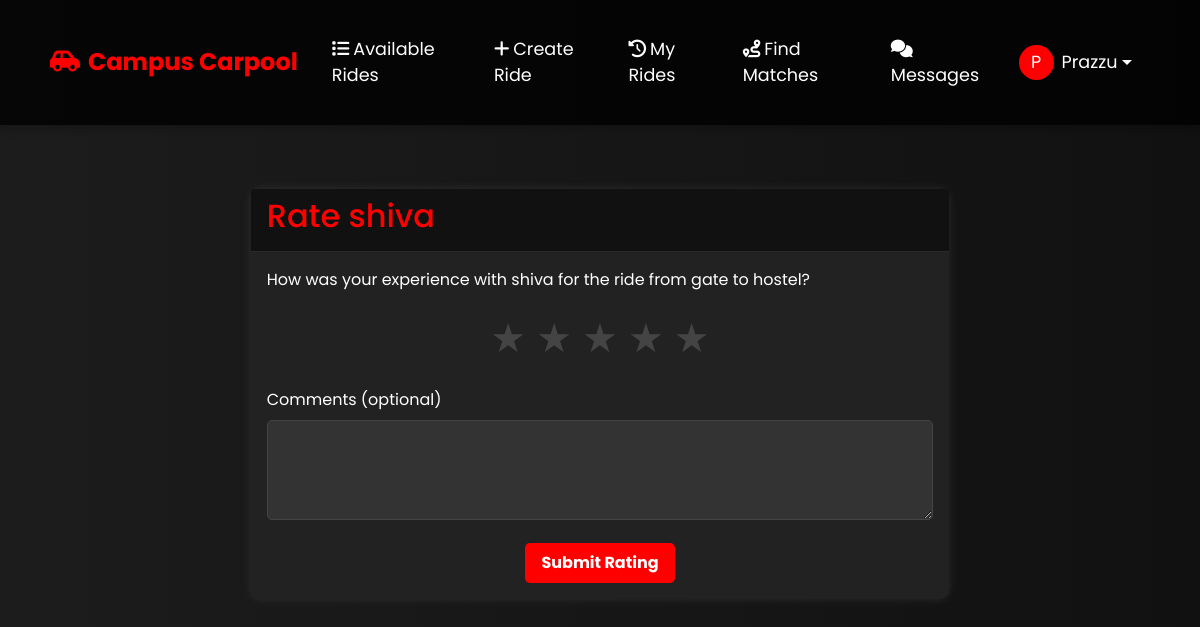
Page /rate/1/1/ (signed in) on the committed database.
### accounts/models.py (models this page shows)
class CustomUser(AbstractUser):
    email_verified = models.BooleanField(default=False)
    campus_email = models.EmailField(unique=True)
    phone_number = models.CharField(max_length=15, blank=True)
    otp = models.CharField(max_length=6, null=True, blank=True)
    otp_created_at = models.DateTimeField(null=True, blank=True)
    home_address = models.CharField(max_length=255, blank=True)
    preferred_pickup_time = models.TimeField(null=True, blank=True)
    preferred_return_time = models.TimeField(null=True, blank=True)
    max_deviation_minutes = models.IntegerField(default=15)  # Maximum acceptable time deviation
    groups = models.ManyToManyField(
        'auth.Group',
        related_name='custom_user_set',
        blank=True,
        help_text='The groups this user belongs to.',
        verbose_name='groups',
    )
    user_permissions = models.ManyToManyField(
        'auth.Permission',
        related_name='custom_user_set',
        blank=True,
        help_text='Specific permissions for this user.',
        verbose_name='user permissions',
    )

### rides/models.py (models this page shows, shortened)
class Ride(models.Model):
    driver = models.ForeignKey(settings.AUTH_USER_MODEL, on_delete=models.CASCADE, related_name='rides_offered')
    start_point = models.CharField(max_length=200)
    end_point = models.CharField(max_length=200)
    departure_time = models.DateTimeField()
    seats_available = models.IntegerField()
    created_at = models.DateTimeField(auto_now_add=True)

### rides/views.py (the view, shortened to what this page needs)
# urls.py: path('rate/<int:ride_id>/<int:user_id>/', views.rate_user, name='rate_user'),
@login_required
def rate_user(request, ride_id, user_id):
    from django.contrib.auth import get_user_model
    from django.contrib import messages
    User = get_user_model()
    ride = get_object_or_404(Ride, id=ride_id)
    user_to_rate = get_object_or_404(User, id=user_id)
    is_driver = request.user == ride.driver
    is_passenger = RideRequest.objects.filter(ride=ride, passenger=request.user, status='COMPLETED').exists()
    if not (is_driver or is_passenger):
        messages.error(request, "You are not authorized to rate for this ride.")
        return redirect('my_rides')
    already_rated = Rating.objects.filter(
        from_user=request.user,
        to_user=user_to_rate,
        ride=ride
    ).exists()
    if already_rated:
        messages.info(request, f"You have already rated {user_to_rate.username} for this ride.")
        return redirect('my_rides')
    return render(request, 'rides/rate_user.html', {
        'user_to_rate': user_to_rate,
        'ride': ride
    })

### rides/templates/rides/rate_user.html (shortened to what this page needs)
{% extends 'rides/base.html' %}
{% block content %}
<div class="container">
    <div class="row justify-content-center">
        <div class="col-md-8">
            <div class="card">
                <div class="card-header">
                    <h2>Rate {{ user_to_rate.username }}</h2>
                </div>
                <div class="card-body">
                    <p>How was your experience with {{ user_to_rate.username }} for the ride from {{ ride.start_point }} to {{ ride.end_point }}?</p>
                    <form method="post">
                        <div class="rating-container">
                            <label for="star5" title="5 stars">★</label>
                            <label for="star4" title="4 stars">★</label>
                            <label for="star3" title="3 stars">★</label>
                            <label for="star2" title="2 stars">★</label>
                            <label for="star1" title="1 star">★</label>
                        </div>
                        <div class="mb-3">
                            <label for="comment" class="form-label">Comments (optional)</label>
                            <textarea id="comment" name="comment" class="comment-box"></textarea>
                        </div>
                        <div class="text-center">
                            <button type="submit" class="btn">Submit Rating</button>
                        </div>
                    </form>
                </div>
            </div>
        </div>
    </div>
</div>
{% endblock %}

### rides/templates/rides/base.html (shortened to what this page needs)
<!DOCTYPE html>
<html>
<head>
    <link href="https://cdn.jsdelivr.net/npm/bootstrap@5.1.3/dist/css/bootstrap.min.css" rel="stylesheet">
    <link href="https://cdnjs.cloudflare.com/ajax/libs/font-awesome/6.0.0/css/all.min.css" rel="stylesheet">
</head>
<body>
    <nav class="navbar navbar-expand-lg navbar-dark">
        <div class="container">
            <a class="navbar-brand" href="{% url 'home' %}">
                <i class="fas fa-car-side me-2"></i>Campus Carpool
            </a>
            <div class="collapse navbar-collapse" id="navbarNav">
                <ul class="navbar-nav me-auto">
                    {% if user.is_authenticated %}
                        <li class="nav-item">
                            <a class="nav-link" href="{% url 'ride_list' %}">
                                <i class="fas fa-list me-1"></i>Available Rides
                            </a>
                        </li>
                        <li class="nav-item">
                            <a class="nav-link" href="{% url 'create_ride' %}">
                                <i class="fas fa-plus me-1"></i>Create Ride
                            </a>
                        </li>
                        <li class="nav-item">
                            <a class="nav-link" href="{% url 'my_rides' %}">
                                <i class="fas fa-history me-1"></i>My Rides
                            </a>
                        </li>
                        <li class="nav-item">
                            <a class="nav-link" href="{% url 'find_matches' %}">
                                <i class="fas fa-route me-1"></i>Find Matches
                            </a>
                        </li>
                        <li class="nav-item">
                            <a class="nav-link" href="{% url 'messages' %}">
                                <i class="fas fa-comments me-1"></i>Messages
                            </a>
                        </li>
                    {% endif %}
                </ul>
                <ul class="navbar-nav">
                    {% if user.is_authenticated %}
                        <li class="nav-item dropdown">
                            <a class="nav-link dropdown-toggle d-flex align-items-center" href="#" id="navbarDropdown" role="button" data-bs-toggle="dropdown">
                                <div class="user-avatar">
                                    {{ user.username.0|upper }}
                                </div>
                                {{ user.username }}
                            </a>
                        </li>
                    {% endif %}
                </ul>
            </div>
        </div>
    </nav>
    <div class="container mt-4">
        {% block content %}
        {% endblock %}
    </div>
</body>
</html>

### rides/templates/rides/base.html (style rules this page uses)
body { font-family: 'Poppins', sans-serif; background: linear-gradient(to right, #1c1c1c, #111); color: white; margin: 0; padding: 0; }
.navbar { background: rgba(0, 0, 0, 0.8) !important; box-shadow: 0 2px 10px rgba(0,0,0,.3); }
.navbar-brand { font-size: 1.5rem; font-weight: bold; color: red !important; }
.nav-link { font-size: 1.1rem; margin: 0 10px; color: white !important; transition: 0.3s; }
.user-avatar { width: 35px; height: 35px; border-radius: 50%; background-color: red !important; color: white; display: inline-flex; align-items: center; justify-content: center; margin-right: 8px; }
.container { padding: 20px; }
.card { background: #222; border: none; border-radius: 10px; box-shadow: 0px 0px 10px rgba(255, 255, 255, 0.1); margin-bottom: 20px; }
.card-header { background: #111; color: red; font-weight: bold; border-bottom: 1px solid rgba(255, 255, 255, 0.1); }
.card-body { color: white; }
.btn { padding: 8px 16px; background: red; border: none; border-radius: 5px; color: white; font-weight: bold; cursor: pointer; transition: 0.3s; }

### rides/templates/rides/rate_user.html (style rules this page uses)
.rating-container { display: flex; flex-direction: row-reverse; justify-content: center; margin-bottom: 20px; }
.rating-container label { cursor: pointer; font-size: 2.5rem; color: #444; transition: color 0.3s; margin: 0 5px; }
.comment-box { background-color: #333; color: white; border: 1px solid #444; border-radius: 5px; padding: 10px; width: 100%; min-height: 100px; }

### rows in the picture
CustomUser: username.0 "P", username "Prazzu"
CustomUser: username "shiva"
Ride: start_point "gate", end_point "hostel"
